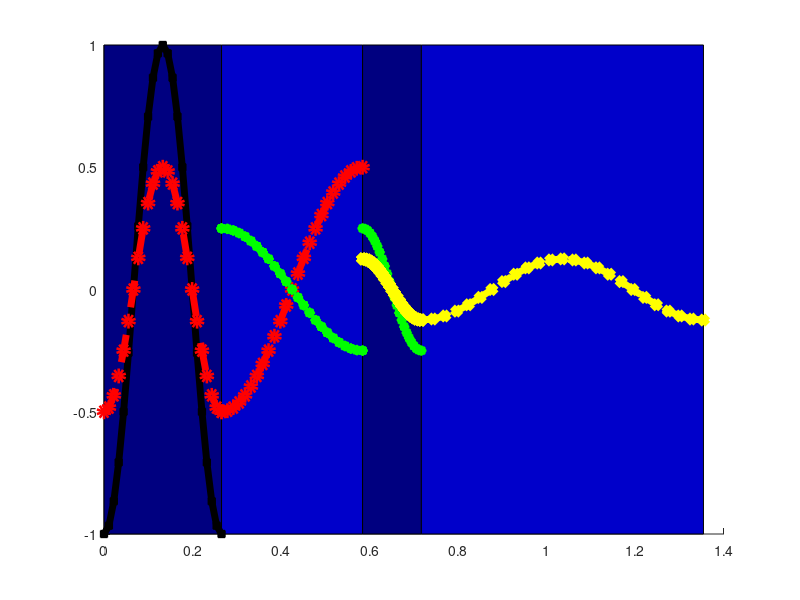

The MATLAB source for this figure:
function wavesimulator_1d(thickness_vector,n_vector,medium_color_vector,wave_color_vector,lambda,signal_origin,object_origin,x_range,n_outside)

  if exist('n_outside','var') == 0; n_outside = 1; end;
  if exist('x_range','var') == 0; x_range = [0,1]; end;
  if exist('object_origin','var') == 0; object_origin = 0; end;
  if exist('lambda','var') == 0; lambda = 0.637; end;
  if exist('n_vector','var') == 0; n_vector = [2.4,1,2.4,1]; end;
  if exist('signal_origin','var') == 0; signal_origin = lambda/(4*n_vector(1)); end;
  %if exist('thickness_vector','var') == 0; thickness_vector = [lambda/n_vector(1),lambda/(4*n_vector(2)),lambda/(4*n_vector(3)),lambda/(n_vector(4))]; end;
  if exist('thickness_vector','var') == 0; thickness_vector = [lambda/n_vector(1),lambda/(2*n_vector(2)),lambda/(2*n_vector(3)),lambda/(n_vector(4))]; end;
  if exist('medium_color_vector','var') == 0; medium_color_vector = {[0,0,1-0.5*n_vector(1)/2.4],[0,0,1-0.5*n_vector(2)/2.4],[0,0,1-0.5*n_vector(3)/2.4],[0,0,1-0.5*n_vector(4)/2.4]}; end;

  if exist('wave_color_vector','var') == 0; wave_color_vector = {[0,0,0],[1,0,0],[0,1,0],[1,1,0]}; end;
  if exist('LineWidth_vector','var') == 0; LineWidth_vector = {5,5,5,5}; end;
  if exist('Marker_vector','var') == 0; Marker_vector = {'+','o','*','x'}; end;
  if exist('LineStyle_vector','var') == 0; LineStyle_vector = {'-','--',':','-.'}; end;

  Npoints = 25;

  figure;
  hold on;
  
  N = length(n_vector)
  L = sum(thickness_vector)
  
  x(1) = object_origin;
  T(1) = 1;
  t(1) = 1;
  phase(1) = -(2*pi*n_vector(1)/lambda)*signal_origin;
  reflected_amplitude(1) = 0
  transmitted_amplitude(1) = 1

  for i = 1:N
    k(i) = 2*pi*n_vector(i)/lambda;
    if (i>1)
      r(i) = (n_vector(i-1)-n_vector(i))/(n_vector(i-1)+n_vector(i));
      t(i) = (2*n_vector(i-1))/(n_vector(i-1)+n_vector(i));
      R(i) = ((n_vector(i-1)-n_vector(i))/(n_vector(i-1)+n_vector(i)))^2;
      T(i) = (4*n_vector(i-1)*n_vector(i))/(n_vector(i-1)+n_vector(i))^2;
      x(i) = x(i-1) + thickness_vector(i-1);
      phase(i) = phase(i-1) + (k(i-1)-k(i))*x(i);
      %reflected_amplitude(i) = transmitted_amplitude(i-1)*R(i);
      %transmitted_amplitude(i) = transmitted_amplitude(i-1)*T(i);
      reflected_amplitude(i) = transmitted_amplitude(i-1)*0.5;
      transmitted_amplitude(i) = transmitted_amplitude(i-1)*0.5;
    end
  end
  x(N+1) = x(N) + thickness_vector(N);

  for i = 1:N
    if(i>1)
      reflected_wave_x{i} = linspace(x(i-1),x(i),Npoints);
      if(n_vector(i)<n_vector(i-1))
        reflected_wave_y{i} = reflected_amplitude(i)*sin(-k(i-1)*(reflected_wave_x{i}-x(i)) + (phase(i-1)+k(i-1)*x(i)) );
      else
        reflected_wave_y{i} = reflected_amplitude(i)*sin(-k(i-1)*(reflected_wave_x{i}-x(i)) + (phase(i-1)+k(i-1)*x(i)) + pi );
      end
    end
    transmitted_wave_x{i} = linspace(x(i),x(i+1),Npoints);
    transmitted_wave_y{i} = transmitted_amplitude(i)*sin(k(i)*transmitted_wave_x{i} + phase(i));
  end

  for i = 1:N
    fill([x(i+1),x(i+1),x(i),x(i)],[1,-1,-1,1],medium_color_vector{i});
  end
  
  for i = 1:N
    for j = 1:i
      if (j<i)
        disp('reflected');
        plot(reflected_wave_x{i},reflected_wave_y{i},'Color',wave_color_vector{i},'LineWidth',LineWidth_vector{i},'Marker',Marker_vector{i},'LineStyle',LineStyle_vector{i});
      else
        disp('transmitted');
        plot(transmitted_wave_x{i},transmitted_wave_y{i},'Color',wave_color_vector{i},'LineWidth',LineWidth_vector{i},'Marker',Marker_vector{i},'LineStyle',LineStyle_vector{i});
      end
    end
  end

end
